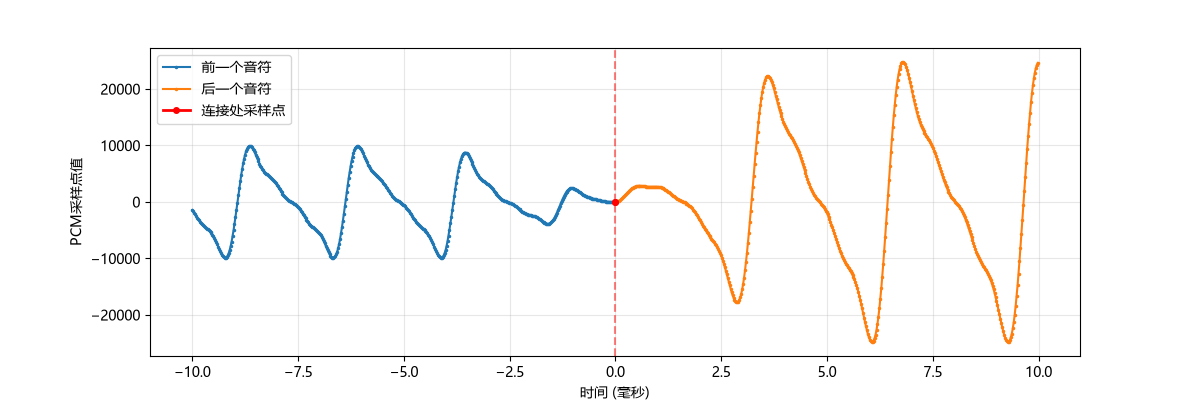

Python code for this plot:
import math
import struct
import wave

import matplotlib.pyplot as plt
plt.rcParams['font.sans-serif'] = ['Microsoft YaHei']

F_BEAT = 1.25
P_BEAT = 0.8
PP_BEAT = 0.5

SAMPLE_RATE = 44100
BIT_DEPTH = 16
CHANNELS = 1
BPM = 160
AMPLITUDE = 0.5

melody = [
    (None, 1, F_BEAT),   # 八分休止符
    ("G", 1, PP_BEAT),
    ("G", 1, P_BEAT),
    ("G", 1, PP_BEAT),
    ("Eb", 4, F_BEAT),  # 二分音符

    (None, 1, F_BEAT),   # 八分休止符
    ("F", 1, PP_BEAT),
    ("F", 1, P_BEAT),
    ("F", 1, PP_BEAT),
    ("D", 8, F_BEAT),    # 全音符
]

frequencies = {
    "G": 391.995,
    "Eb": 311.127,
    "F": 349.228,
    "D": 293.665,
}

harmonics = [1.0, 0.5, 0.25, 0.125]

def generate_note(note, units, beat):
    count = units * round(SAMPLE_RATE * 60 / (BPM * 2))

    # 休止符：所有采样值为 0
    if note is None:
        return b"\x00\x00" * count

    data = bytearray()

    # 4 毫秒淡入、淡出
    fade_samples = round(0.004 * SAMPLE_RATE)

    # 谐波叠加
    harmonics_coefficients = [a / math.sqrt(sum(a * a for a in harmonics)) for a in harmonics]



    for n in range(count):
        t = n / SAMPLE_RATE

        # 线性振幅包络
        envelope = min(
            1.0,
            n / fade_samples,
            (count - 1 - n) / fade_samples,
        )

        wave_value = sum(a * math.sin(2 * math.pi * k * frequencies[note] * t) for k, a in enumerate(harmonics_coefficients, start=1) if a != 0 and k * frequencies[note] < SAMPLE_RATE / 2)

        # 节拍、线性振幅包络、谐波叠加
        x = AMPLITUDE * beat * envelope * wave_value

        sample = round(x * 32767)
        data.extend(struct.pack("<h", sample))

    return bytes(data)

pcm = bytearray()

for note, units, beat in melody:
    pcm.extend(generate_note(note, units, beat))

# 写入 WAV 文件
with wave.open("symphony_good_beat_harmonic.wav", "wb") as wav:
    wav.setnchannels(CHANNELS)
    wav.setsampwidth(BIT_DEPTH // 8)
    wav.setframerate(SAMPLE_RATE)
    wav.writeframes(pcm)


def plot_boundary(pcm, boundary_index=4, window_ms=5):
    """
    绘制两个音符交汇处
    """
    samples = struct.unpack(f"<{len(pcm)//2}h", pcm)

    # 计算音符交界处的采样点位置
    boundary = sum(
        units for _, units, _ in melody[:boundary_index]
    ) * round(SAMPLE_RATE * 60 / (BPM * 2))

    # 截取交界处前后几毫秒
    window = int(SAMPLE_RATE * window_ms / 1000)
    start = boundary - window
    end = boundary + window

    x = [(i - boundary) / SAMPLE_RATE * 1000 for i in range(start, end)]
    y = samples[start:end]

    # 分别绘制交界处两侧的波形
    plt.figure(figsize=(12, 4))
    plt.plot(x[:window], y[:window], ".-", markersize=3, label="前一个音符")
    plt.plot(x[window:], y[window:], ".-", markersize=3, label="后一个音符")

    # 用红线连接交界处的两个采样点
    plt.plot(
        x[window-1:window+1],
        y[window-1:window+1],
        "r.-", linewidth=2, markersize=8,
        label="连接处采样点"
    )

    plt.axvline(0, color="red", linestyle="--", alpha=0.5)
    plt.xlabel("时间 (毫秒)")
    plt.ylabel("PCM采样点值")
    plt.legend()
    plt.grid(alpha=0.3)
    plt.show()
    
plot_boundary(pcm, boundary_index=4, window_ms=10)
